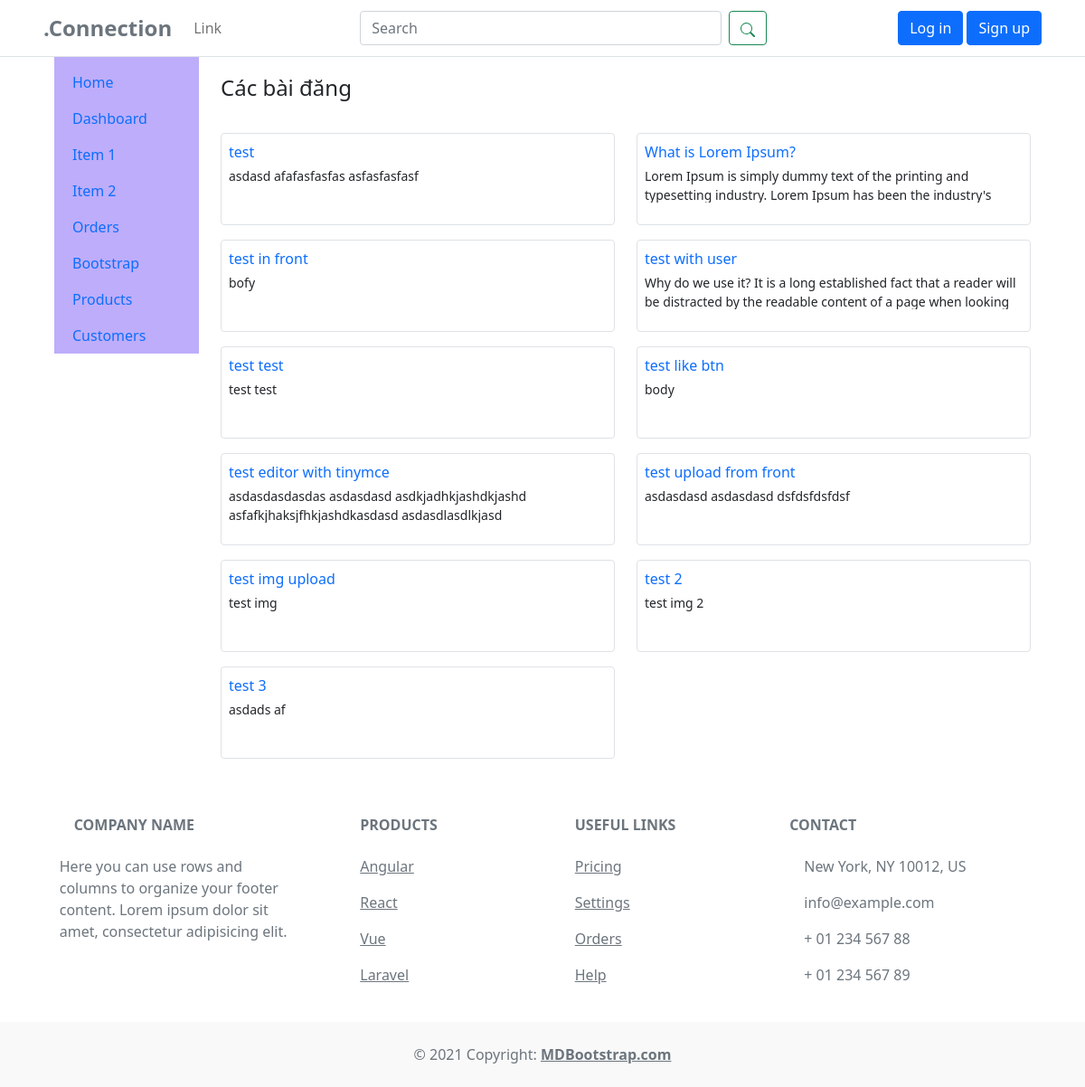
Before: / with the older database file.
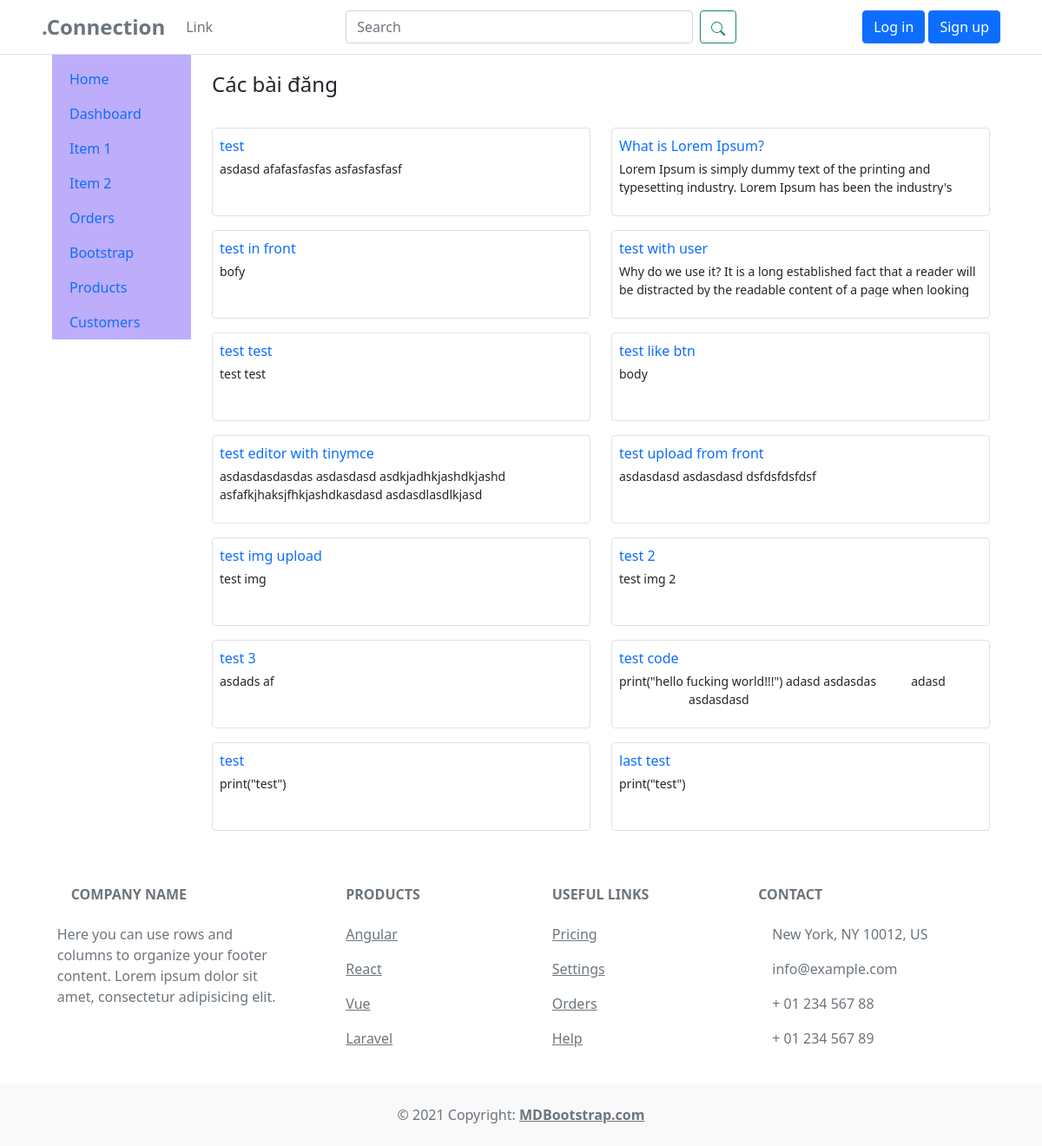
After: the same page with the newer database file.
### app/models.py (models this page shows, shortened)
class Post(models.Model):
    title = models.CharField(max_length=200)
    content = HTMLField()
    user = models.ForeignKey(User, on_delete=models.CASCADE, default=None)
    likes = models.ManyToManyField(User, related_name='liked_posts')
    pub_date = models.DateTimeField(auto_now_add=True)

### app/views.py (the view)
# urls.py: path('', views.index, name="index"),
def index(req):
    posts = Post.objects.all()
    return render(req, 'app/index.html', {'posts': posts})

### templates/app/index.html
{% extends "components/base.html"%}
{% load static %}
{% block extrastyles %}
<link rel="stylesheet" type="text/css" href="{% static 'css/app.css' %}" />
{% endblock extrastyles %}
{% block content %}
<p class="fs-4">Các bài đăng</p>
<div class="row">
  {% for post in posts %}
  <div class="col-xl-6">
    <div class="border rounded p-2 mt-3">
      <div class="text-truncate mb-1">
        <a class="text-decoration-none" href="{% url 'post' id=post.id %}">{{ post.title }}</a>
      </div>
      <div>
        <p class="text-truncate text-sm text-wrap post-content">
          {{ post.content|striptags }}
        </p>
      </div>
    </div>
  </div>
  {% endfor %}
</div>
{% endblock content %}

### templates/components/base.html (shortened to what this page needs)
{% load static %}
<!DOCTYPE html>
<html lang="en">
<head>
  <link href="https://cdn.jsdelivr.net/npm/bootstrap@5.0.2/dist/css/bootstrap.min.css" rel="stylesheet"
 />
  <link rel="stylesheet" type="text/css" href="{% static 'css/styles.css' %}" />
  {% block extrastyles %}{% endblock extrastyles %}
</head>
<body>
  {% include "components/navbar.html" %}
  <div class="container-fluid">
    <div class="px-5">
      <div class="row flex-nowrap">
        {% include "components/side.html" %}
        <div class="col-10 py-3">{% block content %}{% endblock content %}</div>
      </div>
    </div>
  </div>
  {% include "components/footer.html" %}
</body>
</html>

### templates/components/navbar.html (shortened to what this page needs)
<nav class="navbar navbar-expand-lg navbar-light border-bottom">
  <div class="container-fluid px-5">
    <a class="navbar-brand text-secondary fw-bold fs-4" href="{% url "index" %}">.Connection</a>
    <div class="collapse navbar-collapse d-lg-flex justify-content-between" id="navbarSupportedContent">
      <ul class="navbar-nav mb-2 mb-lg-0">
        <li class="nav-item">
          <a class="nav-link" href="#">Link</a>
        </li>
      </ul>
      <form class="d-flex">
        <input class="form-control me-2 nav-search" type="search" placeholder="Search" aria-label="Search" />
        <button class="btn btn-outline-success" type="submit">
        </button>
      </form>
      <div class="mt-lg-0 mt-3">
        {% if request.user.is_authenticated %}
        <a class="p-2 text-dark text-decoration-none" href="{% url 'newpost' %}">Create post</a>
        <a class="p-2 text-dark" href="{% url 'logout' %}">Logout</a>
        {% else %}
        <button class="btn btn-primary">
          <a class="text-white text-decoration-none" href="{% url "login" %}">Log in</a>
        </button>
        <button class="btn btn-primary">
          <a class="text-white text-decoration-none" href="{% url "register" %}">Sign up</a>
        </button>
        {% endif %}
      </div>
    </div>
  </div>
</nav>

### templates/components/side.html (shortened to what this page needs)
<div class="col-2">
  <div
    class="d-flex flex-column align-items-center align-items-sm-start px-3 pt-2 text-white"
    style="background-color: #BEADFA"
  >
    <ul
      class="nav nav-pills flex-column mb-sm-auto mb-0 align-items-center align-items-sm-start"
      id="menu"
    >
      <li class="nav-item">
        <a href="#" class="nav-link align-middle px-0">
          <span class="ms-1 d-none d-sm-inline">Home</span>
        </a>
      </li>
      <li>
        <a
          href="#submenu1"
          data-bs-toggle="collapse"
          class="nav-link px-0 align-middle"
        >
          <span class="ms-1 d-none d-sm-inline">Dashboard</span>
        </a>
        <ul
          class="collapse show nav flex-column ms-1"
          id="submenu1"
          data-bs-parent="#menu"
        >
          <li class="w-100">
            <a href="#" class="nav-link px-0">
              <span class="d-none d-sm-inline">Item</span> 1
            </a>
          </li>
          <li>
            <a href="#" class="nav-link px-0">
              <span class="d-none d-sm-inline">Item</span> 2
            </a>
          </li>
        </ul>
      </li>
      <li>
        <a href="#" class="nav-link px-0 align-middle">
          <span class="ms-1 d-none d-sm-inline">Orders</span></a
        >
      </li>
      <li>
        <a
          href="#submenu2"
          data-bs-toggle="collapse"
          class="nav-link px-0 align-middle"
        >
          <span class="ms-1 d-none d-sm-inline">Bootstrap</span></a
        >
      </li>
      <li>
        <a
          href="#submenu3"
          data-bs-toggle="collapse"
          class="nav-link px-0 align-middle"
        >
          <span class="ms-1 d-none d-sm-inline">Products</span>
        </a>
      </li>
      <li>
        <a href="#" class="nav-link px-0 align-middle">
          <span class="ms-1 d-none d-sm-inline">Customers</span>
        </a>
      </li>
    </ul>
  </div>
</div>

### templates/components/footer.html (shortened to what this page needs)
<footer class="text-center text-lg-start bg-white text-muted">
  <section class="">
    <div class="container text-center text-md-start mt-5">
      <div class="row mt-3">
        <div class="col-md-3 col-lg-4 col-xl-3 mx-auto mb-4">
          <h6 class="text-uppercase fw-bold mb-4">
            Company name
          </h6>
          <p>
            Here you can use rows and columns to organize your footer content.
            Lorem ipsum dolor sit amet, consectetur adipisicing elit.
          </p>
        </div>
        <div class="col-md-2 col-lg-2 col-xl-2 mx-auto mb-4">
          <h6 class="text-uppercase fw-bold mb-4">Products</h6>
          <p>
            <a href="#!" class="text-reset">Angular</a>
          </p>
          <p>
            <a href="#!" class="text-reset">React</a>
          </p>
          <p>
            <a href="#!" class="text-reset">Vue</a>
          </p>
          <p>
            <a href="#!" class="text-reset">Laravel</a>
          </p>
        </div>
        <div class="col-md-3 col-lg-2 col-xl-2 mx-auto mb-4">
          <h6 class="text-uppercase fw-bold mb-4">Useful links</h6>
          <p>
            <a href="#!" class="text-reset">Pricing</a>
          </p>
          <p>
            <a href="#!" class="text-reset">Settings</a>
          </p>
          <p>
            <a href="#!" class="text-reset">Orders</a>
          </p>
          <p>
            <a href="#!" class="text-reset">Help</a>
          </p>
        </div>
        <div class="col-md-4 col-lg-3 col-xl-3 mx-auto mb-md-0 mb-4">
          <h6 class="text-uppercase fw-bold mb-4">Contact</h6>
          <p>
             New York, NY 10012,
            US
          </p>
          <p>
            info@example.com
          </p>
          <p>
             + 01 234 567 88
          </p>
          <p>
             + 01 234 567 89
          </p>
        </div>
      </div>
    </div>
  </section>
  <div class="text-center p-4" style="background-color: rgba(0, 0, 0, 0.025)">
    © 2021 Copyright:
    <a class="text-reset fw-bold" href="https://mdbootstrap.com/"
      >MDBootstrap.com</a
    >
  </div>
</footer>

### static/css/styles.css (style rules this page uses)
.text-sm { font-size: 14px; }

### static/css/app.css (style rules this page uses)
.post-content { height: 40px; }

Changed rows visible on the page:
added Post: title "test code", content "print(\"hello fucking world!!!\") adasd asdasdas adasd asdasdasd"
added Post: title "test", content "print(\"test\")"
added Post: title "last test", content "print(\"test\")"
